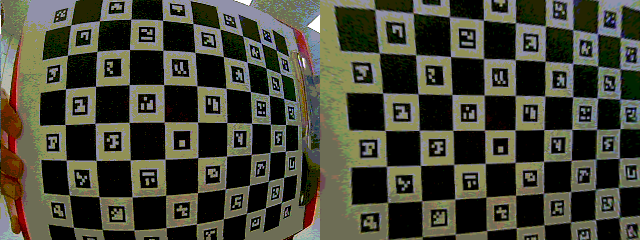
#> input picture python-testing/calibration_results/undistorted_comparison_00.png, 640 x 240 px
$ python -i spatial_blend_topfix_v19.py   (imports and definitions only)   (older library calls are emulated)
#> lines starting #> are read from the running program, lines starting #| are printed output that depends on the picture; after the words box and inside, x2 and y2 are one past the last pixel; in counts of white or black regions, pixels touching at a corner belong together
import importlib.util
import json
import math
import sys
from pathlib import Path
from typing import Any

import cv2
import numpy as np


# [36 lines left out: functions load_module, params_from_best, build_map, not called in this run]


def smoothstep01(t: np.ndarray) -> np.ndarray:
    t = np.clip(t, 0.0, 1.0)
    return t * t * (3.0 - 2.0 * t)


# [48 lines left out: functions alpha_profile, track_horizontal_edge, signed_bow_px, not called in this run]


def hv_hough_score(gray: np.ndarray) -> float:
    small = cv2.resize(gray, (160, 120), interpolation=cv2.INTER_AREA)
    edges = cv2.Canny(small, 50, 140, L2gradient=True)
    lines = cv2.HoughLinesP(
        edges,
        rho=1,
        theta=np.pi / 180.0,
        threshold=24,
        minLineLength=16,
        maxLineGap=6,
    )
    if lines is None:
        return 0.0

    score = 0.0
    for line in lines[:, 0, :]:
        x1, y1, x2, y2 = map(float, line)
        dx = x2 - x1
        dy = y2 - y1
        length = float(math.hypot(dx, dy))
        if length < 3.0:
            continue
        angle = (float(np.degrees(np.arctan2(dy, dx))) + 180.0) % 180.0
        horizontal = min(angle, 180.0 - angle) <= 12.0
        vertical = abs(angle - 90.0) <= 12.0
        if horizontal or vertical:
            score += length
    return score * 2.0


# [275 lines left out: functions evaluate_maps, make_blended_maps, main, not called in this run]


# [2 lines not run here, left out]

>>> import cv2
>>> picture = cv2.imread('calibration_results/undistorted_comparison_00.png', cv2.IMREAD_GRAYSCALE)
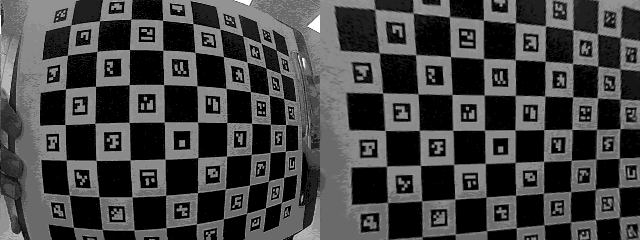
#> picture: shape (240, 640); min 0, max 255, mean 67.6
>>> result = hv_hough_score(picture)
#> in hv_hough_score, `small = cv2.resize(gray, (160, 120), interpolation=cv2.INTER_AREA)`:
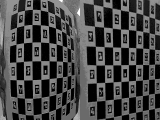
#> small: shape (120, 160); min 0, max 255, mean 67.6
#> in hv_hough_score, `edges = cv2.Canny(small, 50, 140, L2gradient=True)`:
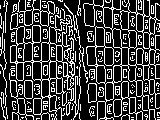
#> edges: shape (120, 160); 25.7% white in thin lines or dots
#> in hv_hough_score, `lines = cv2.HoughLinesP( edges, rho=1, theta=np.pi / 180.0, threshold=..`: lines = 112 rows, first 6: [32, 97, 32, 4], [56, 81, 56, 27], [49, 119, 49, 27], [15, 45, 16, 98], [41, 119, 41, 43], [95, 64, 96, 94]
#> the loop in hv_hough_score, `for line in lines[:, 0, :]:` made 112 passes
#> (x1, y1, x2, y2, dx, dy, length, angle) on passes 1, 2, 3, 4, 5, 6, 7, 10, 11, 12, 13, 14: (32, 97, 32, 4, 0, -93, 93, 90), (56, 81, 56, 27, 0, -54, 54, 90), (49, 119, 49, 27, 0, -92, 92, 90), (15, 45, 16, 98, 1, 53, 53.01, 88.92), (41, 119, 41, 43, 0, -76, 76, 90), (95, 64, 96, 94, 1, 30, 30.02, 88.09), (71, 50, 71, 12, 0, -38, 38, 90), (69, 92, 73, 48, 4, -44, 44.18, 95.19), (128, 98, 128, 48, 0, -50, 50, 90), (136, 67, 136, 0, 0, -67, 67, 90), (97, 102, 159, 93, 62, -9, 62.65, 171.7), (6, 81, 80, 77, 74, -4, 74.11, 176.9)
#> (x1, y1, x2, y2, dx, dy, length, angle) on passes 8, 9, 25, 46, 51, 55: (102, 118, 156, 3, 54, -115, 127, 115.2), (51, 56, 91, 79, 40, 23, 46.14, 29.9), (48, 24, 74, 37, 26, 13, 29.07, 26.57), (33, 100, 80, 86, 47, -14, 49.04, 163.4), (116, 61, 149, 82, 33, 21, 39.12, 32.47), (19, 15, 29, 37, 10, 22, 24.17, 65.56)

$ run again, on python-testing/reconstruction-output/vga_capture_19700101_004956_000_crop.png
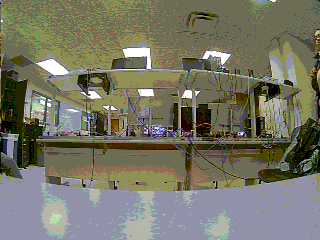
#> input picture python-testing/reconstruction-output/vga_capture_19700101_004956_000_crop.png, 320 x 240 px
#> in hv_hough_score, `small = cv2.resize(gray, (160, 120), interpolation=cv2.INTER_AREA)`:
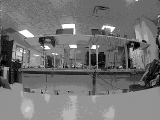
#> small: shape (120, 160); min 0, max 255, mean 115.5
#> in hv_hough_score, `edges = cv2.Canny(small, 50, 140, L2gradient=True)`:
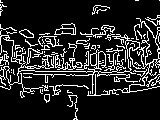
#> edges: shape (120, 160); 15.6% white in thin lines or dots
#> lines = 92 rows, first 6: [43, 61, 119, 74], [35, 71, 99, 71], [96, 52, 147, 48], [3, 72, 32, 73], [0, 63, 66, 51], [67, 75, 116, 74]
#> the loop in hv_hough_score, `for line in lines[:, 0, :]:` made 92 passes
#> (x1, y1, x2, y2, dx, dy, length, angle) on passes 1, 2, 3, 4, 5, 6, 8, 9: (43, 61, 119, 74, 76, 13, 77.1, 9.71), (35, 71, 99, 71, 64, 0, 64, 0), (96, 52, 147, 48, 51, -4, 51.16, 175.5), (3, 72, 32, 73, 29, 1, 29.02, 1.97), (0, 63, 66, 51, 66, -12, 67.08, 169.7), (67, 75, 116, 74, 49, -1, 49.01, 178.8), (47, 58, 130, 68, 83, 10, 83.6, 6.87), (1, 51, 63, 56, 62, 5, 62.2, 4.61)

$ run again, on python-testing/reconstruction-output/vga_capture_19700101_004956_000_rectified.png
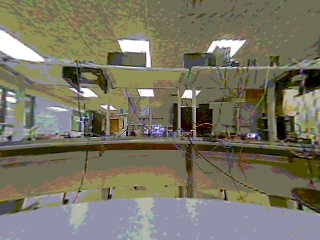
#> input picture python-testing/reconstruction-output/vga_capture_19700101_004956_000_rectified.png, 320 x 240 px
#> in hv_hough_score, `small = cv2.resize(gray, (160, 120), interpolation=cv2.INTER_AREA)`:
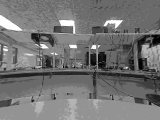
#> small: shape (120, 160); min 0, max 255, mean 115.8
#> in hv_hough_score, `edges = cv2.Canny(small, 50, 140, L2gradient=True)`:
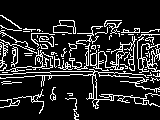
#> edges: shape (120, 160); 15.3% white in thin lines or dots, all inside (x1, y1, x2, y2) = (0, 15, 160, 120)
#> lines = 84 rows, first 6: [94, 70, 148, 67], [3, 51, 26, 48], [20, 77, 44, 75], [107, 49, 159, 57], [68, 33, 148, 32], [63, 69, 159, 54]
#> the loop in hv_hough_score, `for line in lines[:, 0, :]:` made 84 passes
#> (x1, y1, x2, y2, dx, dy, length, angle) on passes 1 to 8: (94, 70, 148, 67, 54, -3, 54.08, 176.8), (3, 51, 26, 48, 23, -3, 23.19, 172.6), (20, 77, 44, 75, 24, -2, 24.08, 175.2), (107, 49, 159, 57, 52, 8, 52.61, 8.75), (68, 33, 148, 32, 80, -1, 80.01, 179.3), (63, 69, 159, 54, 96, -15, 97.16, 171.1), (68, 69, 156, 63, 88, -6, 88.2, 176.1), (0, 70, 24, 70, 24, 0, 24, 0)

$ run again, on python-testing/reconstruction-output-charuco-calib/vga_capture_19700101_004956_000_charuco_compare.png
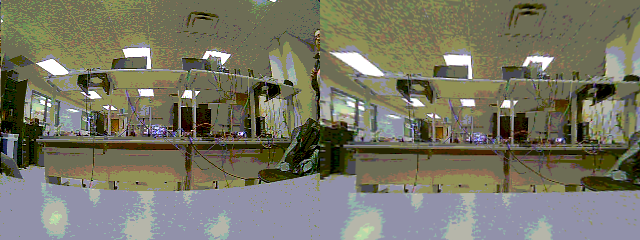
#> input picture python-testing/reconstruction-output-charuco-calib/vga_capture_19700101_004956_000_charuco_compare.png, 640 x 240 px
#> in hv_hough_score, `small = cv2.resize(gray, (160, 120), interpolation=cv2.INTER_AREA)`:
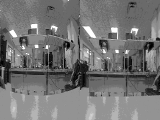
#> small: shape (120, 160); min 0, max 255, mean 116.7
#> in hv_hough_score, `edges = cv2.Canny(small, 50, 140, L2gradient=True)`:
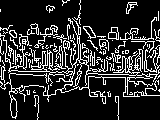
#> edges: shape (120, 160); 17.7% white in thin lines or dots
#> lines = 111 rows, first 6: [1, 70, 159, 75], [1, 74, 54, 75], [88, 49, 108, 45], [71, 78, 143, 77], [122, 62, 157, 61], [122, 53, 159, 51]
#> the loop in hv_hough_score, `for line in lines[:, 0, :]:` made 111 passes
#> (x1, y1, x2, y2, dx, dy, length, angle) on passes 1 to 8: (1, 70, 159, 75, 158, 5, 158.1, 1.81), (1, 74, 54, 75, 53, 1, 53.01, 1.08), (88, 49, 108, 45, 20, -4, 20.4, 168.7), (71, 78, 143, 77, 72, -1, 72.01, 179.2), (122, 62, 157, 61, 35, -1, 35.01, 178.4), (122, 53, 159, 51, 37, -2, 37.05, 176.9), (2, 54, 26, 57, 24, 3, 24.19, 7.13), (3, 63, 105, 52, 102, -11, 102.6, 173.8)
